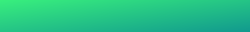
<?xml version="1.0" encoding="UTF-8"?>
<ui version="4.0">
 <class>island</class>
 <widget class="QWidget" name="island">
  <property name="geometry">
   <rect>
    <x>0</x>
    <y>0</y>
    <width>250</width>
    <height>32</height>
   </rect>
  </property>
  <property name="minimumSize">
   <size>
    <width>250</width>
    <height>32</height>
   </size>
  </property>
  <property name="windowTitle">
   <string>Form</string>
  </property>
  <property name="autoFillBackground">
   <bool>true</bool>
  </property>
  <layout class="QVBoxLayout" name="verticalLayout">
   <property name="spacing">
    <number>0</number>
   </property>
   <property name="leftMargin">
    <number>0</number>
   </property>
   <property name="topMargin">
    <number>0</number>
   </property>
   <property name="rightMargin">
    <number>0</number>
   </property>
   <property name="bottomMargin">
    <number>0</number>
   </property>
   <item>
    <widget class="QWidget" name="widget" native="true">
     <property name="sizePolicy">
      <sizepolicy hsizetype="Expanding" vsizetype="Expanding">
       <horstretch>0</horstretch>
       <verstretch>0</verstretch>
      </sizepolicy>
     </property>
     <property name="font">
      <font>
       <family>MiSans Medium</family>
       <pointsize>12</pointsize>
      </font>
     </property>
     <property name="styleSheet">
      <string notr="true">border-Radius:0px;border:0px solid rgba(255,255,255,0.8);
background-color: qlineargradient(spread:pad, x1:0, y1:0, x2:1, y2:1, stop:0 rgba(56, 239, 125, 255), stop:1 rgba(17, 153, 142, 255));</string>
     </property>
     <layout class="QHBoxLayout" name="horizontalLayout_2">
      <property name="spacing">
       <number>0</number>
      </property>
      <property name="leftMargin">
       <number>5</number>
      </property>
      <property name="topMargin">
       <number>0</number>
      </property>
      <property name="rightMargin">
       <number>0</number>
      </property>
      <property name="bottomMargin">
       <number>0</number>
      </property>
      <item>
       <spacer name="verticalSpacer">
        <property name="orientation">
         <enum>Qt::Vertical</enum>
        </property>
        <property name="sizeHint" stdset="0">
         <size>
          <width>0</width>
          <height>0</height>
         </size>
        </property>
       </spacer>
      </item>
     </layout>
    </widget>
   </item>
  </layout>
 </widget>
 <resources/>
 <connections/>
</ui>
